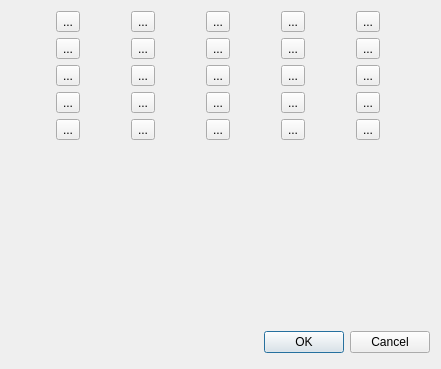
<?xml version="1.0" encoding="UTF-8"?>
<ui version="4.0">
 <class>PCNStationFilterDialog</class>
 <widget class="QDialog" name="PCNStationFilterDialog">
  <property name="geometry">
   <rect>
    <x>0</x>
    <y>0</y>
    <width>441</width>
    <height>369</height>
   </rect>
  </property>
  <property name="windowTitle">
   <string>Dialog</string>
  </property>
  <layout class="QVBoxLayout" name="verticalLayout">
   <item>
    <layout class="QGridLayout" name="gridLayout">
     <item row="0" column="0">
      <widget class="QToolButton" name="tbtA">
       <property name="text">
        <string>...</string>
       </property>
       <property name="iconSize">
        <size>
         <width>32</width>
         <height>32</height>
        </size>
       </property>
       <property name="checkable">
        <bool>true</bool>
       </property>
      </widget>
     </item>
     <item row="0" column="1">
      <widget class="QToolButton" name="tbtB">
       <property name="text">
        <string>...</string>
       </property>
       <property name="iconSize">
        <size>
         <width>32</width>
         <height>32</height>
        </size>
       </property>
       <property name="checkable">
        <bool>true</bool>
       </property>
      </widget>
     </item>
     <item row="0" column="2">
      <widget class="QToolButton" name="tbtC">
       <property name="text">
        <string>...</string>
       </property>
       <property name="iconSize">
        <size>
         <width>32</width>
         <height>32</height>
        </size>
       </property>
       <property name="checkable">
        <bool>true</bool>
       </property>
      </widget>
     </item>
     <item row="0" column="3">
      <widget class="QToolButton" name="tbtD">
       <property name="text">
        <string>...</string>
       </property>
       <property name="iconSize">
        <size>
         <width>32</width>
         <height>32</height>
        </size>
       </property>
       <property name="checkable">
        <bool>true</bool>
       </property>
      </widget>
     </item>
     <item row="0" column="4">
      <widget class="QToolButton" name="tbtE">
       <property name="text">
        <string>...</string>
       </property>
       <property name="iconSize">
        <size>
         <width>32</width>
         <height>32</height>
        </size>
       </property>
       <property name="checkable">
        <bool>true</bool>
       </property>
      </widget>
     </item>
     <item row="1" column="0">
      <widget class="QToolButton" name="tbtF">
       <property name="text">
        <string>...</string>
       </property>
       <property name="iconSize">
        <size>
         <width>32</width>
         <height>32</height>
        </size>
       </property>
       <property name="checkable">
        <bool>true</bool>
       </property>
      </widget>
     </item>
     <item row="1" column="1">
      <widget class="QToolButton" name="tbtG">
       <property name="text">
        <string>...</string>
       </property>
       <property name="iconSize">
        <size>
         <width>32</width>
         <height>32</height>
        </size>
       </property>
       <property name="checkable">
        <bool>true</bool>
       </property>
      </widget>
     </item>
     <item row="1" column="2">
      <widget class="QToolButton" name="tbtH">
       <property name="text">
        <string>...</string>
       </property>
       <property name="iconSize">
        <size>
         <width>32</width>
         <height>32</height>
        </size>
       </property>
       <property name="checkable">
        <bool>true</bool>
       </property>
      </widget>
     </item>
     <item row="1" column="3">
      <widget class="QToolButton" name="tbtI">
       <property name="text">
        <string>...</string>
       </property>
       <property name="iconSize">
        <size>
         <width>32</width>
         <height>32</height>
        </size>
       </property>
       <property name="checkable">
        <bool>true</bool>
       </property>
      </widget>
     </item>
     <item row="1" column="4">
      <widget class="QToolButton" name="tbtJ">
       <property name="text">
        <string>...</string>
       </property>
       <property name="iconSize">
        <size>
         <width>32</width>
         <height>32</height>
        </size>
       </property>
       <property name="checkable">
        <bool>true</bool>
       </property>
      </widget>
     </item>
     <item row="2" column="0">
      <widget class="QToolButton" name="tbtK">
       <property name="text">
        <string>...</string>
       </property>
       <property name="iconSize">
        <size>
         <width>32</width>
         <height>32</height>
        </size>
       </property>
       <property name="checkable">
        <bool>true</bool>
       </property>
      </widget>
     </item>
     <item row="2" column="1">
      <widget class="QToolButton" name="tbtL">
       <property name="text">
        <string>...</string>
       </property>
       <property name="iconSize">
        <size>
         <width>32</width>
         <height>32</height>
        </size>
       </property>
       <property name="checkable">
        <bool>true</bool>
       </property>
      </widget>
     </item>
     <item row="2" column="2">
      <widget class="QToolButton" name="tbtM">
       <property name="text">
        <string>...</string>
       </property>
       <property name="iconSize">
        <size>
         <width>32</width>
         <height>32</height>
        </size>
       </property>
       <property name="checkable">
        <bool>true</bool>
       </property>
      </widget>
     </item>
     <item row="2" column="3">
      <widget class="QToolButton" name="tbtN">
       <property name="text">
        <string>...</string>
       </property>
       <property name="iconSize">
        <size>
         <width>32</width>
         <height>32</height>
        </size>
       </property>
       <property name="checkable">
        <bool>true</bool>
       </property>
      </widget>
     </item>
     <item row="2" column="4">
      <widget class="QToolButton" name="tbtO">
       <property name="text">
        <string>...</string>
       </property>
       <property name="iconSize">
        <size>
         <width>32</width>
         <height>32</height>
        </size>
       </property>
       <property name="checkable">
        <bool>true</bool>
       </property>
      </widget>
     </item>
     <item row="3" column="0">
      <widget class="QToolButton" name="tbtP">
       <property name="text">
        <string>...</string>
       </property>
       <property name="iconSize">
        <size>
         <width>32</width>
         <height>32</height>
        </size>
       </property>
       <property name="checkable">
        <bool>true</bool>
       </property>
      </widget>
     </item>
     <item row="3" column="1">
      <widget class="QToolButton" name="tbtQ">
       <property name="text">
        <string>...</string>
       </property>
       <property name="iconSize">
        <size>
         <width>32</width>
         <height>32</height>
        </size>
       </property>
       <property name="checkable">
        <bool>true</bool>
       </property>
      </widget>
     </item>
     <item row="3" column="2">
      <widget class="QToolButton" name="tbtR">
       <property name="text">
        <string>...</string>
       </property>
       <property name="iconSize">
        <size>
         <width>32</width>
         <height>32</height>
        </size>
       </property>
       <property name="checkable">
        <bool>true</bool>
       </property>
      </widget>
     </item>
     <item row="3" column="3">
      <widget class="QToolButton" name="tbtS">
       <property name="text">
        <string>...</string>
       </property>
       <property name="iconSize">
        <size>
         <width>32</width>
         <height>32</height>
        </size>
       </property>
       <property name="checkable">
        <bool>true</bool>
       </property>
      </widget>
     </item>
     <item row="3" column="4">
      <widget class="QToolButton" name="tbtT">
       <property name="text">
        <string>...</string>
       </property>
       <property name="iconSize">
        <size>
         <width>32</width>
         <height>32</height>
        </size>
       </property>
       <property name="checkable">
        <bool>true</bool>
       </property>
      </widget>
     </item>
     <item row="4" column="0">
      <widget class="QToolButton" name="tbtU">
       <property name="text">
        <string>...</string>
       </property>
       <property name="iconSize">
        <size>
         <width>32</width>
         <height>32</height>
        </size>
       </property>
       <property name="checkable">
        <bool>true</bool>
       </property>
      </widget>
     </item>
     <item row="4" column="1">
      <widget class="QToolButton" name="tbtV">
       <property name="text">
        <string>...</string>
       </property>
       <property name="iconSize">
        <size>
         <width>32</width>
         <height>32</height>
        </size>
       </property>
       <property name="checkable">
        <bool>true</bool>
       </property>
      </widget>
     </item>
     <item row="4" column="2">
      <widget class="QToolButton" name="tbtW">
       <property name="text">
        <string>...</string>
       </property>
       <property name="iconSize">
        <size>
         <width>32</width>
         <height>32</height>
        </size>
       </property>
       <property name="checkable">
        <bool>true</bool>
       </property>
      </widget>
     </item>
     <item row="4" column="3">
      <widget class="QToolButton" name="tbtX">
       <property name="text">
        <string>...</string>
       </property>
       <property name="iconSize">
        <size>
         <width>32</width>
         <height>32</height>
        </size>
       </property>
       <property name="checkable">
        <bool>true</bool>
       </property>
      </widget>
     </item>
     <item row="4" column="4">
      <widget class="QToolButton" name="tbtZ">
       <property name="text">
        <string>...</string>
       </property>
       <property name="iconSize">
        <size>
         <width>32</width>
         <height>32</height>
        </size>
       </property>
       <property name="checkable">
        <bool>true</bool>
       </property>
      </widget>
     </item>
    </layout>
   </item>
   <item>
    <widget class="QLabel" name="labInfo">
     <property name="text">
      <string/>
     </property>
    </widget>
   </item>
   <item>
    <spacer name="verticalSpacer">
     <property name="orientation">
      <enum>Qt::Vertical</enum>
     </property>
     <property name="sizeHint" stdset="0">
      <size>
       <width>20</width>
       <height>40</height>
      </size>
     </property>
    </spacer>
   </item>
   <item>
    <layout class="QHBoxLayout" name="horizontalLayout_6">
     <item>
      <spacer name="horizontalSpacer_6">
       <property name="orientation">
        <enum>Qt::Horizontal</enum>
       </property>
       <property name="sizeHint" stdset="0">
        <size>
         <width>37</width>
         <height>31</height>
        </size>
       </property>
      </spacer>
     </item>
     <item>
      <widget class="QDialogButtonBox" name="buttonBox">
       <property name="orientation">
        <enum>Qt::Horizontal</enum>
       </property>
       <property name="standardButtons">
        <set>QDialogButtonBox::Cancel|QDialogButtonBox::Ok</set>
       </property>
      </widget>
     </item>
    </layout>
   </item>
  </layout>
 </widget>
 <resources>
  <include location="pc-navtex.qrc"/>
 </resources>
 <connections>
  <connection>
   <sender>buttonBox</sender>
   <signal>accepted()</signal>
   <receiver>PCNStationFilterDialog</receiver>
   <slot>accept()</slot>
   <hints>
    <hint type="sourcelabel">
     <x>248</x>
     <y>254</y>
    </hint>
    <hint type="destinationlabel">
     <x>157</x>
     <y>274</y>
    </hint>
   </hints>
  </connection>
  <connection>
   <sender>buttonBox</sender>
   <signal>rejected()</signal>
   <receiver>PCNStationFilterDialog</receiver>
   <slot>reject()</slot>
   <hints>
    <hint type="sourcelabel">
     <x>316</x>
     <y>260</y>
    </hint>
    <hint type="destinationlabel">
     <x>286</x>
     <y>274</y>
    </hint>
   </hints>
  </connection>
 </connections>
</ui>
